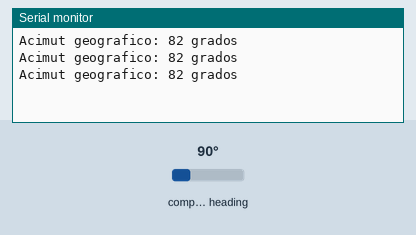
The sketch below on a simulated Arduino Uno, built with avr-gcc and run on an emulated ATmega328P. On the bench: the last lines printed to the serial monitor. Inputs (shaded band) come from the test bench; at power-on: compass heading 90°.

Above: at 1.3 s.
1.4 s: compass heading set to 7°
At 1.9 s:
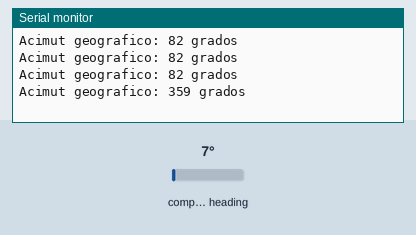
2.9 s: compass heading set to 180°
At 3.4 s:
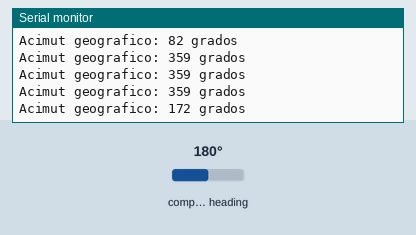
Timing chart, 0 to 5.9 s (numbered marks = the images above; inputs shaded):
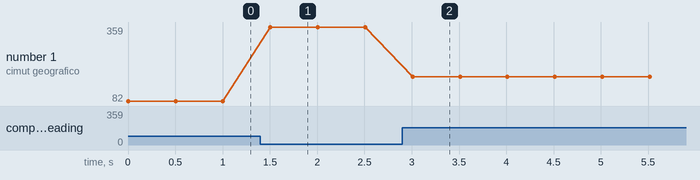

Measured:
- after the input at 1.4 s, the serial monitor: prints a new line after 0.11 s (image 1)
- after the input at 2.9 s, the serial monitor: prints a new line after 0.11 s (image 2)
- plotted number 1: 82 → 359 after the input at 1.4 s, 359 → 172 after the input at 2.9 s

The sketch:

Taller_3_punto_5.ino
```cpp
/*
 * Lectura de acelerometro ADCL3xx
 *
 * Comunica la aceleración al computador. Verificar conexiones si implementamos otro disositivo
 * La aceleración de movimiento de los ejes x,y,z
 */

//Entradas analogicas del acelerometro

#include <Wire.h>
#include <MechaQMC5883.h>

MechaQMC5883 qmc;     // Se crea un objeto de tipo qmc
const float declinacion =  -7.55;
void setup() {
  Wire.begin();
  Serial.begin(9660);
  qmc.init();         //Funcion init() sobre el objeto qmc
}

void loop() {
  int x, y, z;
  float acimut, geografico;

  qmc.read(&x, &y, &z, &acimut);        //pasamos las variables por referencia. -> en & asigna el valor sobre la variable

  geografico = acimut+declinacion;
  if(geografico<0)
  {
    geografico = geografico +360;       // Si aparece un angulo negativo sumamos 360°
  }

  Serial.print("Acimut geografico: ");
  Serial.print(geografico,0);         //El cero despues de la coma indica que no queremos mostrar los valores deciamles
  Serial.println (" grados");
  /*
  Serial.print("x:");
  Serial.print(x);
  Serial.print("\t");
  Serial.print("y:");
  Serial.print(y);
  Serial.print("\t");
  Serial.print("z:");
  Serial.print(z);
  Serial.print("\t");
  Serial.print("acimut:");
  Serial.println(acimut);
  */
  delay(500);

}
```
